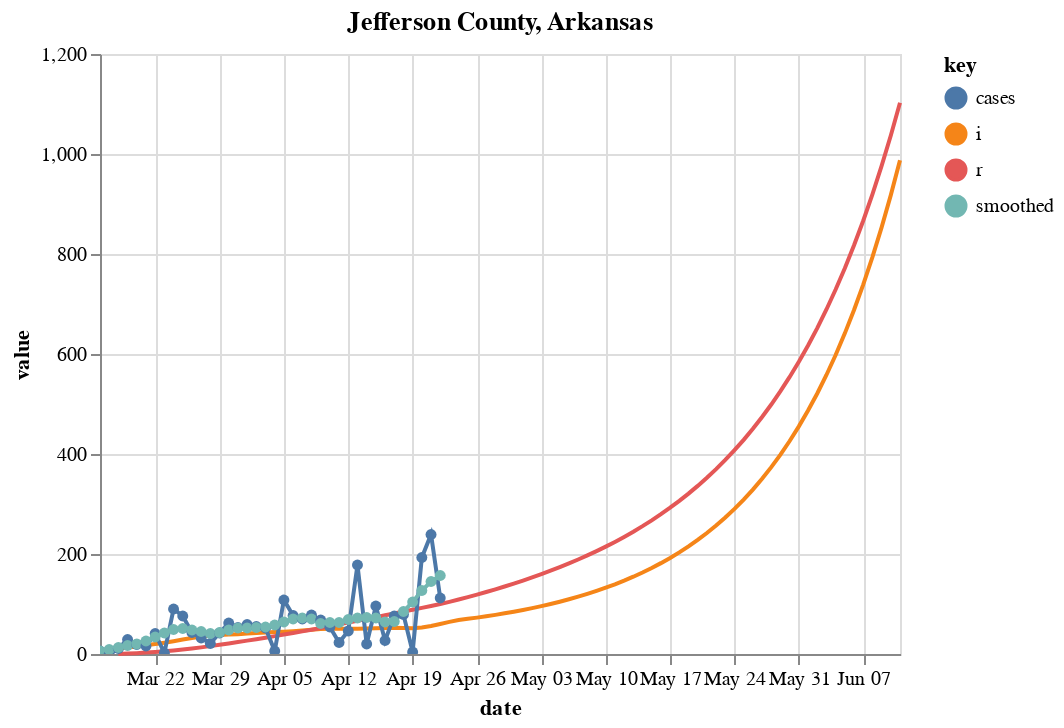

The cell this chart's notebook holds for it:
### Code cell
c = [county_state("Jefferson", "Arkansas")]
sir_df = county_sir(c, horizon=50, forecast_method=fm, fudge_factor=1)

# Plot forecast
fig, axes = plt.subplots(nrows=1, ncols=1, figsize=(1200/72,400/72))
fig.set_facecolor('w')
plot_rt_fc(sir_df, axes, c, forecast_method=fm)
plot_actuals_sir(sir_df, str(c[0].county + " County, " + c[0].state))

### Figure 1 — Vega-Lite specification as saved in the notebook (floating-point values rounded to 4 significant figures)
{"config": {"view": {"continuousWidth": 400, "continuousHeight": 300}}, "layer": [{"mark": "line", "encoding": {"color": {"type": "nominal", "field": "key"}, "x": {"type": "temporal", "field": "date"}, "y": {"type": "quantitative", "field": "value"}}, "title": "Jefferson County, Arkansas", "transform": [{"fold": ["i", "r"]}]}, {"mark": {"type": "line", "clip": true, "point": true}, "encoding": {"color": {"type": "nominal", "field": "key"}, "x": {"type": "temporal", "field": "date"}, "y": {"type": "quantitative", "field": "value"}}, "title": "Jefferson County, Arkansas", "transform": [{"fold": ["cases", "smoothed"]}]}], "data": {"name": "data-12cdee64b30368e8c561ac09d30e3636"}, "$schema": "https://vega.github.io/schema/vega-lite/v4.8.1.json", "datasets": {"data-12cdee64b30368e8c561ac09d30e3636": [{"date_str": "2020-03-16", "ML": 3.0, "Low_75": 1.3, "High_75": 5.44, "cases": 6.0, "smoothed": 6.0, "date": "2020-03-16T00:00:00", "fcst": 0.0, "prd_lin": 2.263, "prd_spln": 14.9, "prd_ets": null, "prd_loess": 3.906, "s": null, "i": null, "r": null, "b": null}, {"date_str": "2020-03-17", "ML": 3.32, "Low_75": 1.81, "High_75": 5.07, "cases": 0.0, "smoothed": 9.0, "date": "2020-03-17T00:00:00", "fcst": 0.0, "prd_lin": 2.229, "prd_spln": 8.385, "prd_ets": null, "prd_loess": 3.669, "s": null, "i": null, "r": null, "b": null}, {"date_str": "2020-03-18", "ML": 3.43, "Low_75": 2.04, "High_75": 4.72, "cases": 11.0, "smoothed": 13.0, "date": "2020-03-18T00:00:00", "fcst": 0.0, "prd_lin": 2.196, "prd_spln": 5.896, "prd_ets": null, "prd_loess": 3.442, "s": 17480.0, "i": 11.0, "r": 0.0, "b": 1.402e-05}, {"date_str": "2020-03-19", "ML": 3.24, "Low_75": 2.08, "High_75": 4.29, "cases": 29.0, "smoothed": 17.0, "date": "2020-03-19T00:00:00", "fcst": 0.0, "prd_lin": 2.163, "prd_spln": 4.541, "prd_ets": null, "prd_loess": 3.225, "s": 17470.0, "i": 12.91, "r": 0.7857, "b": 1.402e-05}, {"date_str": "2020-03-20", "ML": 2.9, "Low_75": 1.89, "High_75": 3.78, "cases": 19.0, "smoothed": 20.0, "date": "2020-03-20T00:00:00", "fcst": 0.0, "prd_lin": 2.13, "prd_spln": 3.677, "prd_ets": 2.843, "prd_loess": 3.019, "s": 17470.0, "i": 15.15, "r": 1.708, "b": 1.325e-05}, {"date_str": "2020-03-21", "ML": 2.88, "Low_75": 1.97, "High_75": 3.65, "cases": 16.0, "smoothed": 26.0, "date": "2020-03-21T00:00:00", "fcst": 0.0, "prd_lin": 2.096, "prd_spln": 3.075, "prd_ets": 2.791, "prd_loess": 2.823, "s": 17470.0, "i": 17.57, "r": 2.79, "b": 1.186e-05}, {"date_str": "2020-03-22", "ML": 2.88, "Low_75": 2.12, "High_75": 3.61, "cases": 41.0, "smoothed": 34.0, "date": "2020-03-22T00:00:00", "fcst": 0.0, "prd_lin": 2.063, "prd_spln": 2.638, "prd_ets": 2.816, "prd_loess": 2.638, "s": 17460.0, "i": 19.96, "r": 4.045, "b": 1.178e-05}, {"date_str": "2020-03-23", "ML": 2.76, "Low_75": 2.05, "High_75": 3.39, "cases": 2.0, "smoothed": 42.0, "date": "2020-03-23T00:00:00", "fcst": 0.0, "prd_lin": 2.03, "prd_spln": 2.312, "prd_ets": 2.846, "prd_loess": 2.463, "s": 17460.0, "i": 22.64, "r": 5.471, "b": 1.178e-05}, {"date_str": "2020-03-24", "ML": 2.56, "Low_75": 1.88, "High_75": 3.11, "cases": 90.0, "smoothed": 49.0, "date": "2020-03-24T00:00:00", "fcst": 0.0, "prd_lin": 1.997, "prd_spln": 2.064, "prd_ets": 2.71, "prd_loess": 2.299, "s": 17450.0, "i": 25.67, "r": 7.087, "b": 1.129e-05}, {"date_str": "2020-03-25", "ML": 2.2, "Low_75": 1.58, "High_75": 2.73, "cases": 76.0, "smoothed": 51.0, "date": "2020-03-25T00:00:00", "fcst": 0.0, "prd_lin": 1.963, "prd_spln": 1.871, "prd_ets": 2.48, "prd_loess": 2.145, "s": 17450.0, "i": 28.9, "r": 8.921, "b": 1.048e-05}, {"date_str": "2020-03-26", "ML": 1.79, "Low_75": 1.19, "High_75": 2.3, "cases": 43.0, "smoothed": 48.0, "date": "2020-03-26T00:00:00", "fcst": 0.0, "prd_lin": 1.93, "prd_spln": 1.72, "prd_ets": 2.062, "prd_loess": 2.001, "s": 17440.0, "i": 32.12, "r": 10.99, "b": 9.006e-06}, {"date_str": "2020-03-27", "ML": 1.51, "Low_75": 0.91, "High_75": 2.01, "cases": 32.0, "smoothed": 45.0, "date": "2020-03-27T00:00:00", "fcst": 0.0, "prd_lin": 1.897, "prd_spln": 1.6, "prd_ets": 1.607, "prd_loess": 1.868, "s": 17440.0, "i": 34.87, "r": 13.28, "b": 7.33e-06}, {"date_str": "2020-03-28", "ML": 1.27, "Low_75": 0.7, "High_75": 1.8, "cases": 21.0, "smoothed": 41.0, "date": "2020-03-28T00:00:00", "fcst": 0.0, "prd_lin": 1.863, "prd_spln": 1.505, "prd_ets": 1.338, "prd_loess": 1.745, "s": 17430.0, "i": 36.84, "r": 15.77, "b": 6.185e-06}, {"date_str": "2020-03-29", "ML": 1.28, "Low_75": 0.65, "High_75": 1.77, "cases": 42.0, "smoothed": 43.0, "date": "2020-03-29T00:00:00", "fcst": 0.0, "prd_lin": 1.83, "prd_spln": 1.429, "prd_ets": 1.114, "prd_loess": 1.632, "s": 17430.0, "i": 38.18, "r": 18.4, "b": 5.203e-06}, {"date_str": "2020-03-30", "ML": 1.39, "Low_75": 0.76, "High_75": 1.88, "cases": 62.0, "smoothed": 48.0, "date": "2020-03-30T00:00:00", "fcst": 0.0, "prd_lin": 1.797, "prd_spln": 1.369, "prd_ets": 1.199, "prd_loess": 1.528, "s": 17430.0, "i": 38.91, "r": 21.13, "b": 5.246e-06}, {"date_str": "2020-03-31", "ML": 1.43, "Low_75": 0.83, "High_75": 1.93, "cases": 53.0, "smoothed": 52.0, "date": "2020-03-31T00:00:00", "fcst": 0.0, "prd_lin": 1.764, "prd_spln": 1.322, "prd_ets": 1.376, "prd_loess": 1.435, "s": 17420.0, "i": 39.69, "r": 23.91, "b": 5.698e-06}, {"date_str": "2020-04-01", "ML": 1.32, "Low_75": 0.71, "High_75": 1.8, "cases": 59.0, "smoothed": 52.0, "date": "2020-04-01T00:00:00", "fcst": 0.0, "prd_lin": 1.73, "prd_spln": 1.286, "prd_ets": 1.433, "prd_loess": 1.352, "s": 17420.0, "i": 40.8, "r": 26.74, "b": 5.863e-06}, {"date_str": "2020-04-02", "ML": 1.28, "Low_75": 0.67, "High_75": 1.75, "cases": 55.0, "smoothed": 53.0, "date": "2020-04-02T00:00:00", "fcst": 0.0, "prd_lin": 1.697, "prd_spln": 1.259, "prd_ets": 1.293, "prd_loess": 1.279, "s": 17410.0, "i": 42.05, "r": 29.66, "b": 5.413e-06}, {"date_str": "2020-04-03", "ML": 1.24, "Low_75": 0.66, "High_75": 1.73, "cases": 52.0, "smoothed": 54.0, "date": "2020-04-03T00:00:00", "fcst": 0.0, "prd_lin": 1.664, "prd_spln": 1.239, "prd_ets": 1.255, "prd_loess": 1.217, "s": 17410.0, "i": 43.01, "r": 32.66, "b": 5.25e-06}, {"date_str": "2020-04-04", "ML": 1.3, "Low_75": 0.73, "High_75": 1.79, "cases": 6.0, "smoothed": 58.0, "date": "2020-04-04T00:00:00", "fcst": 0.0, "prd_lin": 1.63, "prd_spln": 1.226, "prd_ets": 1.216, "prd_loess": 1.166, "s": 17410.0, "i": 43.87, "r": 35.73, "b": 5.087e-06}, {"date_str": "2020-04-05", "ML": 1.4, "Low_75": 0.86, "High_75": 1.9, "cases": 108.0, "smoothed": 64.0, "date": "2020-04-05T00:00:00", "fcst": 0.0, "prd_lin": 1.597, "prd_spln": 1.22, "prd_ets": 1.303, "prd_loess": 1.126, "s": 17400.0, "i": 44.62, "r": 38.87, "b": 5.335e-06}, {"date_str": "2020-04-06", "ML": 1.46, "Low_75": 0.9, "High_75": 1.92, "cases": 77.0, "smoothed": 70.0, "date": "2020-04-06T00:00:00", "fcst": 0.0, "prd_lin": 1.564, "prd_spln": 1.218, "prd_ets": 1.428, "prd_loess": 1.095, "s": 17400.0, "i": 45.57, "r": 42.05, "b": 5.746e-06}, {"date_str": "2020-04-07", "ML": 1.39, "Low_75": 0.83, "High_75": 1.83, "cases": 70.0, "smoothed": 72.0, "date": "2020-04-07T00:00:00", "fcst": 0.0, "prd_lin": 1.531, "prd_spln": 1.221, "prd_ets": 1.491, "prd_loess": 1.069, "s": 17390.0, "i": 46.88, "r": 45.31, "b": 5.994e-06}, {"date_str": "2020-04-08", "ML": 1.23, "Low_75": 0.67, "High_75": 1.66, "cases": 78.0, "smoothed": 70.0, "date": "2020-04-08T00:00:00", "fcst": 0.0, "prd_lin": 1.497, "prd_spln": 1.228, "prd_ets": 1.388, "prd_loess": 1.055, "s": 17390.0, "i": 48.41, "r": 48.66, "b": 5.708e-06}, {"date_str": "2020-04-09", "ML": 0.93, "Low_75": 0.38, "High_75": 1.36, "cases": 68.0, "smoothed": 61.0, "date": "2020-04-09T00:00:00", "fcst": 0.0, "prd_lin": 1.464, "prd_spln": 1.237, "prd_ets": 1.186, "prd_loess": 1.052, "s": 17380.0, "i": 49.76, "r": 52.12, "b": 5.052e-06}, {"date_str": "2020-04-10", "ML": 1.0, "Low_75": 0.45, "High_75": 1.45, "cases": 54.0, "smoothed": 63.0, "date": "2020-04-10T00:00:00", "fcst": 0.0, "prd_lin": 1.431, "prd_spln": 1.249, "prd_ets": 0.8269, "prd_loess": 1.058, "s": 17380.0, "i": 50.58, "r": 55.67, "b": 3.821e-06}, {"date_str": "2020-04-11", "ML": 0.99, "Low_75": 0.42, "High_75": 1.43, "cases": 23.0, "smoothed": 63.0, "date": "2020-04-11T00:00:00", "fcst": 0.0, "prd_lin": 1.398, "prd_spln": 1.263, "prd_ets": 0.9635, "prd_loess": 1.075, "s": 17380.0, "i": 50.32, "r": 59.28, "b": 4.11e-06}, {"date_str": "2020-04-12", "ML": 1.15, "Low_75": 0.58, "High_75": 1.6, "cases": 46.0, "smoothed": 69.0, "date": "2020-04-12T00:00:00", "fcst": 0.0, "prd_lin": 1.364, "prd_spln": 1.278, "prd_ets": 0.9679, "prd_loess": 1.102, "s": 17370.0, "i": 50.32, "r": 62.88, "b": 4.07e-06}, {"date_str": "2020-04-13", "ML": 1.19, "Low_75": 0.65, "High_75": 1.65, "cases": 178.0, "smoothed": 72.0, "date": "2020-04-13T00:00:00", "fcst": 0.0, "prd_lin": 1.331, "prd_spln": 1.294, "prd_ets": 1.181, "prd_loess": 1.138, "s": 17370.0, "i": 50.29, "r": 66.47, "b": 4.728e-06}, {"date_str": "2020-04-14", "ML": 1.16, "Low_75": 0.62, "High_75": 1.61, "cases": 20.0, "smoothed": 73.0, "date": "2020-04-14T00:00:00", "fcst": 0.0, "prd_lin": 1.298, "prd_spln": 1.311, "prd_ets": 1.217, "prd_loess": 1.184, "s": 17370.0, "i": 50.83, "r": 70.06, "b": 4.894e-06}, {"date_str": "2020-04-15", "ML": 1.09, "Low_75": 0.56, "High_75": 1.54, "cases": 96.0, "smoothed": 72.0, "date": "2020-04-15T00:00:00", "fcst": 0.0, "prd_lin": 1.264, "prd_spln": 1.329, "prd_ets": 1.166, "prd_loess": 1.24, "s": 17360.0, "i": 51.51, "r": 73.69, "b": 4.771e-06}, {"date_str": "2020-04-16", "ML": 0.85, "Low_75": 0.29, "High_75": 1.26, "cases": 27.0, "smoothed": 64.0, "date": "2020-04-16T00:00:00", "fcst": 0.0, "prd_lin": 1.231, "prd_spln": 1.348, "prd_ets": 1.075, "prd_loess": 1.306, "s": 17360.0, "i": 52.1, "r": 77.37, "b": 4.485e-06}, {"date_str": "2020-04-17", "ML": 0.9, "Low_75": 0.34, "High_75": 1.33, "cases": 76.0, "smoothed": 65.0, "date": "2020-04-17T00:00:00", "fcst": 0.0, "prd_lin": 1.198, "prd_spln": 1.366, "prd_ets": 0.7781, "prd_loess": 1.381, "s": 17350.0, "i": 52.44, "r": 81.1, "b": 3.498e-06}, {"date_str": "2020-04-18", "ML": 1.46, "Low_75": 0.92, "High_75": 1.91, "cases": 79.0, "smoothed": 85.0, "date": "2020-04-18T00:00:00", "fcst": 0.0, "prd_lin": 1.165, "prd_spln": 1.385, "prd_ets": 0.8749, "prd_loess": 1.467, "s": 17350.0, "i": 51.87, "r": 84.84, "b": 3.705e-06}, {"date_str": "2020-04-19", "ML": 1.77, "Low_75": 1.25, "High_75": 2.19, "cases": 4.0, "smoothed": 104.0, "date": "2020-04-19T00:00:00", "fcst": 0.0, "prd_lin": 1.131, "prd_spln": 1.403, "prd_ets": 1.595, "prd_loess": 1.562, "s": 17350.0, "i": 51.5, "r": 88.55, "b": 6.011e-06}, {"date_str": "2020-04-20", "ML": 2.0, "Low_75": 1.52, "High_75": 2.4, "cases": 193.0, "smoothed": 127.0, "date": "2020-04-20T00:00:00", "fcst": 0.0, "prd_lin": 1.098, "prd_spln": 1.422, "prd_ets": 1.925, "prd_loess": 1.667, "s": 17340.0, "i": 53.19, "r": 92.22, "b": 7.289e-06}, {"date_str": "2020-04-21", "ML": 1.97, "Low_75": 1.51, "High_75": 2.34, "cases": 239.0, "smoothed": 145.0, "date": "2020-04-21T00:00:00", "fcst": 0.0, "prd_lin": 1.065, "prd_spln": 1.44, "prd_ets": 2.144, "prd_loess": 1.782, "s": 17330.0, "i": 56.12, "r": 96.02, "b": 8.238e-06}, {"date_str": "2020-04-22", "ML": 1.81, "Low_75": 1.39, "High_75": 2.18, "cases": 112.0, "smoothed": 157.0, "date": "2020-04-22T00:00:00", "fcst": 0.0, "prd_lin": 1.035, "prd_spln": 1.458, "prd_ets": 2.039, "prd_loess": 1.908, "s": 17330.0, "i": 60.12, "r": 100.0, "b": 8.118e-06}, {"date_str": "2020-04-23", "ML": null, "Low_75": null, "High_75": null, "cases": null, "smoothed": null, "date": "2020-04-23T00:00:00", "fcst": 1.0, "prd_lin": 1.001, "prd_spln": 1.476, "prd_ets": 1.804, "prd_loess": 2.043, "s": 17320.0, "i": 64.28, "r": 104.3, "b": 7.462e-06}, {"date_str": "2020-04-24", "ML": null, "Low_75": null, "High_75": null, "cases": null, "smoothed": null, "date": "2020-04-24T00:00:00", "fcst": 1.0, "prd_lin": 0.9674, "prd_spln": 1.494, "prd_ets": 1.8, "prd_loess": 2.189, "s": 17310.0, "i": 68.0, "r": 108.9, "b": 6.089e-06}, {"date_str": "2020-04-25", "ML": null, "Low_75": null, "High_75": null, "cases": null, "smoothed": null, "date": "2020-04-25T00:00:00", "fcst": 1.0, "prd_lin": 0.9337, "prd_spln": 1.511, "prd_ets": 1.796, "prd_loess": 2.344, "s": 17300.0, "i": 70.31, "r": 113.8, "b": 6.164e-06}, {"date_str": "2020-04-26", "ML": null, "Low_75": null, "High_75": null, "cases": null, "smoothed": null, "date": "2020-04-26T00:00:00", "fcst": 1.0, "prd_lin": 0.8999, "prd_spln": 1.528, "prd_ets": 1.793, "prd_loess": 2.51, "s": 17290.0, "i": 72.78, "r": 118.8, "b": 6.237e-06}, {"date_str": "2020-04-27", "ML": null, "Low_75": null, "High_75": null, "cases": null, "smoothed": null, "date": "2020-04-27T00:00:00", "fcst": 1.0, "prd_lin": 0.8662, "prd_spln": 1.544, "prd_ets": 1.791, "prd_loess": 2.686, "s": 17290.0, "i": 75.44, "r": 124.0, "b": 6.31e-06}, {"date_str": "2020-04-28", "ML": null, "Low_75": null, "High_75": null, "cases": null, "smoothed": null, "date": "2020-04-28T00:00:00", "fcst": 1.0, "prd_lin": 0.8324, "prd_spln": 1.561, "prd_ets": 1.789, "prd_loess": 2.872, "s": 17280.0, "i": 78.28, "r": 129.4, "b": 6.381e-06}, {"date_str": "2020-04-29", "ML": null, "Low_75": null, "High_75": null, "cases": null, "smoothed": null, "date": "2020-04-29T00:00:00", "fcst": 1.0, "prd_lin": 0.7986, "prd_spln": 1.577, "prd_ets": 1.787, "prd_loess": 3.069, "s": 17270.0, "i": 81.32, "r": 135.0, "b": 6.451e-06}, {"date_str": "2020-04-30", "ML": null, "Low_75": null, "High_75": null, "cases": null, "smoothed": null, "date": "2020-04-30T00:00:00", "fcst": 1.0, "prd_lin": 0.7648, "prd_spln": 1.592, "prd_ets": 1.786, "prd_loess": 3.275, "s": 17260.0, "i": 84.57, "r": 140.8, "b": 6.521e-06}, {"date_str": "2020-05-01", "ML": null, "Low_75": null, "High_75": null, "cases": null, "smoothed": null, "date": "2020-05-01T00:00:00", "fcst": 1.0, "prd_lin": 0.731, "prd_spln": 1.608, "prd_ets": 1.785, "prd_loess": 3.492, "s": 17250.0, "i": 88.04, "r": 146.8, "b": 6.589e-06}, {"date_str": "2020-05-02", "ML": null, "Low_75": null, "High_75": null, "cases": null, "smoothed": null, "date": "2020-05-02T00:00:00", "fcst": 1.0, "prd_lin": 0.6971, "prd_spln": 1.623, "prd_ets": 1.784, "prd_loess": 3.719, "s": 17240.0, "i": 91.76, "r": 153.1, "b": 6.657e-06}, {"date_str": "2020-05-03", "ML": null, "Low_75": null, "High_75": null, "cases": null, "smoothed": null, "date": "2020-05-03T00:00:00", "fcst": 1.0, "prd_lin": 0.6633, "prd_spln": 1.638, "prd_ets": 1.784, "prd_loess": 3.956, "s": 17230.0, "i": 95.74, "r": 159.7, "b": 6.724e-06}, {"date_str": "2020-05-04", "ML": null, "Low_75": null, "High_75": null, "cases": null, "smoothed": null, "date": "2020-05-04T00:00:00", "fcst": 1.0, "prd_lin": 0.6294, "prd_spln": 1.653, "prd_ets": 1.783, "prd_loess": 4.203, "s": 17220.0, "i": 100.0, "r": 166.5, "b": 6.791e-06}, {"date_str": "2020-05-05", "ML": null, "Low_75": null, "High_75": null, "cases": null, "smoothed": null, "date": "2020-05-05T00:00:00", "fcst": 1.0, "prd_lin": 0.5955, "prd_spln": 1.668, "prd_ets": 1.783, "prd_loess": 4.461, "s": 17210.0, "i": 104.5, "r": 173.6, "b": 6.857e-06}, {"date_str": "2020-05-06", "ML": null, "Low_75": null, "High_75": null, "cases": null, "smoothed": null, "date": "2020-05-06T00:00:00", "fcst": 1.0, "prd_lin": 0.5615, "prd_spln": 1.682, "prd_ets": 1.782, "prd_loess": 4.728, "s": 17200.0, "i": 109.4, "r": 181.1, "b": 6.922e-06}, {"date_str": "2020-05-07", "ML": null, "Low_75": null, "High_75": null, "cases": null, "smoothed": null, "date": "2020-05-07T00:00:00", "fcst": 1.0, "prd_lin": 0.5275, "prd_spln": 1.696, "prd_ets": 1.782, "prd_loess": 5.006, "s": 17180.0, "i": 114.6, "r": 188.9, "b": 6.987e-06}, {"date_str": "2020-05-08", "ML": null, "Low_75": null, "High_75": null, "cases": null, "smoothed": null, "date": "2020-05-08T00:00:00", "fcst": 1.0, "prd_lin": 0.4935, "prd_spln": 1.71, "prd_ets": 1.782, "prd_loess": 5.294, "s": 17170.0, "i": 120.2, "r": 197.1, "b": 7.051e-06}, {"date_str": "2020-05-09", "ML": null, "Low_75": null, "High_75": null, "cases": null, "smoothed": null, "date": "2020-05-09T00:00:00", "fcst": 1.0, "prd_lin": 0.4595, "prd_spln": 1.724, "prd_ets": 1.782, "prd_loess": 5.593, "s": 17150.0, "i": 126.2, "r": 205.7, "b": 7.115e-06}, {"date_str": "2020-05-10", "ML": null, "Low_75": null, "High_75": null, "cases": null, "smoothed": null, "date": "2020-05-10T00:00:00", "fcst": 1.0, "prd_lin": 0.4254, "prd_spln": 1.738, "prd_ets": 1.782, "prd_loess": 5.901, "s": 17140.0, "i": 132.6, "r": 214.7, "b": 7.179e-06}, {"date_str": "2020-05-11", "ML": null, "Low_75": null, "High_75": null, "cases": null, "smoothed": null, "date": "2020-05-11T00:00:00", "fcst": 1.0, "prd_lin": 0.3916, "prd_spln": 1.751, "prd_ets": 1.781, "prd_loess": 6.22, "s": 17120.0, "i": 139.4, "r": 224.2, "b": 7.242e-06}, {"date_str": "2020-05-12", "ML": null, "Low_75": null, "High_75": null, "cases": null, "smoothed": null, "date": "2020-05-12T00:00:00", "fcst": 1.0, "prd_lin": 0.3581, "prd_spln": 1.765, "prd_ets": 1.781, "prd_loess": 6.549, "s": 17110.0, "i": 146.7, "r": 234.1, "b": 7.306e-06}, {"date_str": "2020-05-13", "ML": null, "Low_75": null, "High_75": null, "cases": null, "smoothed": null, "date": "2020-05-13T00:00:00", "fcst": 1.0, "prd_lin": 0.325, "prd_spln": 1.778, "prd_ets": 1.781, "prd_loess": 6.888, "s": 17090.0, "i": 154.6, "r": 244.6, "b": 7.369e-06}, {"date_str": "2020-05-14", "ML": null, "Low_75": null, "High_75": null, "cases": null, "smoothed": null, "date": "2020-05-14T00:00:00", "fcst": 1.0, "prd_lin": 0.2926, "prd_spln": 1.791, "prd_ets": 1.781, "prd_loess": 7.237, "s": 17070.0, "i": 163.0, "r": 255.7, "b": 7.431e-06}, {"date_str": "2020-05-15", "ML": null, "Low_75": null, "High_75": null, "cases": null, "smoothed": null, "date": "2020-05-15T00:00:00", "fcst": 1.0, "prd_lin": 0.261, "prd_spln": 1.804, "prd_ets": 1.781, "prd_loess": 7.596, "s": 17050.0, "i": 172.0, "r": 267.3, "b": 7.494e-06}, {"date_str": "2020-05-16", "ML": null, "Low_75": null, "High_75": null, "cases": null, "smoothed": null, "date": "2020-05-16T00:00:00", "fcst": 1.0, "prd_lin": 0.2303, "prd_spln": 1.816, "prd_ets": 1.781, "prd_loess": 7.966, "s": 17020.0, "i": 181.7, "r": 279.6, "b": 7.557e-06}, {"date_str": "2020-05-17", "ML": null, "Low_75": null, "High_75": null, "cases": null, "smoothed": null, "date": "2020-05-17T00:00:00", "fcst": 1.0, "prd_lin": 0.2008, "prd_spln": 1.829, "prd_ets": 1.781, "prd_loess": 8.346, "s": 17000.0, "i": 192.1, "r": 292.6, "b": 7.62e-06}, {"date_str": "2020-05-18", "ML": null, "Low_75": null, "High_75": null, "cases": null, "smoothed": null, "date": "2020-05-18T00:00:00", "fcst": 1.0, "prd_lin": 0.1725, "prd_spln": 1.841, "prd_ets": 1.781, "prd_loess": 8.736, "s": 16980.0, "i": 203.3, "r": 306.3, "b": 7.683e-06}, {"date_str": "2020-05-19", "ML": null, "Low_75": null, "High_75": null, "cases": null, "smoothed": null, "date": "2020-05-19T00:00:00", "fcst": 1.0, "prd_lin": 0.1457, "prd_spln": 1.853, "prd_ets": 1.781, "prd_loess": 9.136, "s": 16950.0, "i": 215.3, "r": 320.8, "b": 7.747e-06}, {"date_str": "2020-05-20", "ML": null, "Low_75": null, "High_75": null, "cases": null, "smoothed": null, "date": "2020-05-20T00:00:00", "fcst": 1.0, "prd_lin": 0.1204, "prd_spln": 1.865, "prd_ets": 1.781, "prd_loess": 9.547, "s": 16920.0, "i": 228.2, "r": 336.2, "b": 7.81e-06}, {"date_str": "2020-05-21", "ML": null, "Low_75": null, "High_75": null, "cases": null, "smoothed": null, "date": "2020-05-21T00:00:00", "fcst": 1.0, "prd_lin": 0.09692, "prd_spln": 1.877, "prd_ets": 1.781, "prd_loess": 9.967, "s": 16890.0, "i": 242.0, "r": 352.5, "b": 7.874e-06}, {"date_str": "2020-05-22", "ML": null, "Low_75": null, "High_75": null, "cases": null, "smoothed": null, "date": "2020-05-22T00:00:00", "fcst": 1.0, "prd_lin": 0.0753, "prd_spln": 1.889, "prd_ets": 1.781, "prd_loess": 10.4, "s": 16860.0, "i": 256.9, "r": 369.8, "b": 7.939e-06}, {"date_str": "2020-05-23", "ML": null, "Low_75": null, "High_75": null, "cases": null, "smoothed": null, "date": "2020-05-23T00:00:00", "fcst": 1.0, "prd_lin": 0.05573, "prd_spln": 1.901, "prd_ets": 1.781, "prd_loess": 10.84, "s": 16820.0, "i": 273.0, "r": 388.1, "b": 8.005e-06}, {"date_str": "2020-05-24", "ML": null, "Low_75": null, "High_75": null, "cases": null, "smoothed": null, "date": "2020-05-24T00:00:00", "fcst": 1.0, "prd_lin": 0.03838, "prd_spln": 1.913, "prd_ets": 1.781, "prd_loess": 11.29, "s": 16790.0, "i": 290.2, "r": 407.6, "b": 8.071e-06}, {"date_str": "2020-05-25", "ML": null, "Low_75": null, "High_75": null, "cases": null, "smoothed": null, "date": "2020-05-25T00:00:00", "fcst": 1.0, "prd_lin": 0.0234, "prd_spln": 1.924, "prd_ets": 1.781, "prd_loess": 11.75, "s": 16750.0, "i": 308.8, "r": 428.4, "b": 8.138e-06}, {"date_str": "2020-05-26", "ML": null, "Low_75": null, "High_75": null, "cases": null, "smoothed": null, "date": "2020-05-26T00:00:00", "fcst": 1.0, "prd_lin": 0.01092, "prd_spln": 1.936, "prd_ets": 1.781, "prd_loess": 12.22, "s": 16710.0, "i": 328.9, "r": 450.4, "b": 8.206e-06}, {"date_str": "2020-05-27", "ML": null, "Low_75": null, "High_75": null, "cases": null, "smoothed": null, "date": "2020-05-27T00:00:00", "fcst": 1.0, "prd_lin": 0.0009221, "prd_spln": 1.947, "prd_ets": 1.781, "prd_loess": 12.7, "s": 16660.0, "i": 350.4, "r": 473.9, "b": 8.275e-06}, {"date_str": "2020-05-28", "ML": null, "Low_75": null, "High_75": null, "cases": null, "smoothed": null, "date": "2020-05-28T00:00:00", "fcst": 1.0, "prd_lin": -0.006758, "prd_spln": 1.958, "prd_ets": 1.781, "prd_loess": 13.2, "s": 16610.0, "i": 373.7, "r": 498.9, "b": 8.346e-06}, {"date_str": "2020-05-29", "ML": null, "Low_75": null, "High_75": null, "cases": null, "smoothed": null, "date": "2020-05-29T00:00:00", "fcst": 1.0, "prd_lin": -0.01227, "prd_spln": 1.969, "prd_ets": 1.781, "prd_loess": 13.7, "s": 16560.0, "i": 398.9, "r": 525.6, "b": 8.418e-06}, {"date_str": "2020-05-30", "ML": null, "Low_75": null, "High_75": null, "cases": null, "smoothed": null, "date": "2020-05-30T00:00:00", "fcst": 1.0, "prd_lin": -0.01578, "prd_spln": 1.98, "prd_ets": 1.781, "prd_loess": 14.21, "s": 16510.0, "i": 426.0, "r": 554.1, "b": 8.492e-06}, {"date_str": "2020-05-31", "ML": null, "Low_75": null, "High_75": null, "cases": null, "smoothed": null, "date": "2020-05-31T00:00:00", "fcst": 1.0, "prd_lin": -0.01742, "prd_spln": 1.991, "prd_ets": 1.781, "prd_loess": 14.73, "s": 16450.0, "i": 455.3, "r": 584.5, "b": 8.568e-06}, {"date_str": "2020-06-01", "ML": null, "Low_75": null, "High_75": null, "cases": null, "smoothed": null, "date": "2020-06-01T00:00:00", "fcst": 1.0, "prd_lin": -0.01737, "prd_spln": 2.001, "prd_ets": 1.781, "prd_loess": 15.27, "s": 16380.0, "i": 486.9, "r": 617.1, "b": 8.646e-06}, {"date_str": "2020-06-02", "ML": null, "Low_75": null, "High_75": null, "cases": null, "smoothed": null, "date": "2020-06-02T00:00:00", "fcst": 1.0, "prd_lin": -0.01577, "prd_spln": 2.012, "prd_ets": 1.781, "prd_loess": 15.81, "s": 16310.0, "i": 521.1, "r": 651.8, "b": 8.727e-06}, {"date_str": "2020-06-03", "ML": null, "Low_75": null, "High_75": null, "cases": null, "smoothed": null, "date": "2020-06-03T00:00:00", "fcst": 1.0, "prd_lin": -0.01278, "prd_spln": 2.023, "prd_ets": 1.781, "prd_loess": 16.36, "s": 16240.0, "i": 558.0, "r": 689.1, "b": 8.81e-06}, {"date_str": "2020-06-04", "ML": null, "Low_75": null, "High_75": null, "cases": null, "smoothed": null, "date": "2020-06-04T00:00:00", "fcst": 1.0, "prd_lin": -0.008545, "prd_spln": 2.033, "prd_ets": 1.781, "prd_loess": 16.93, "s": 16160.0, "i": 598.0, "r": 728.9, "b": 8.897e-06}, {"date_str": "2020-06-05", "ML": null, "Low_75": null, "High_75": null, "cases": null, "smoothed": null, "date": "2020-06-05T00:00:00", "fcst": 1.0, "prd_lin": -0.003231, "prd_spln": 2.043, "prd_ets": 1.781, "prd_loess": 17.5, "s": 16070.0, "i": 641.3, "r": 771.6, "b": 8.987e-06}, {"date_str": "2020-06-06", "ML": null, "Low_75": null, "High_75": null, "cases": null, "smoothed": null, "date": "2020-06-06T00:00:00", "fcst": 1.0, "prd_lin": 0.003011, "prd_spln": 2.054, "prd_ets": 1.781, "prd_loess": 18.08, "s": 15980.0, "i": 688.1, "r": 817.4, "b": 9.081e-06}, {"date_str": "2020-06-07", "ML": null, "Low_75": null, "High_75": null, "cases": null, "smoothed": null, "date": "2020-06-07T00:00:00", "fcst": 1.0, "prd_lin": 0.01003, "prd_spln": 2.064, "prd_ets": 1.781, "prd_loess": 18.68, "s": 15880.0, "i": 738.8, "r": 866.6, "b": 9.179e-06}, {"date_str": "2020-06-08", "ML": null, "Low_75": null, "High_75": null, "cases": null, "smoothed": null, "date": "2020-06-08T00:00:00", "fcst": 1.0, "prd_lin": 0.01766, "prd_spln": 2.074, "prd_ets": 1.781, "prd_loess": 19.28, "s": 15770.0, "i": 793.7, "r": 919.4, "b": 9.283e-06}, {"date_str": "2020-06-09", "ML": null, "Low_75": null, "High_75": null, "cases": null, "smoothed": null, "date": "2020-06-09T00:00:00", "fcst": 1.0, "prd_lin": 0.02576, "prd_spln": 2.084, "prd_ets": 1.781, "prd_loess": 19.89, "s": 15660.0, "i": 853.2, "r": 976.1, "b": 9.392e-06}, {"date_str": "2020-06-10", "ML": null, "Low_75": null, "High_75": null, "cases": null, "smoothed": null, "date": "2020-06-10T00:00:00", "fcst": 1.0, "prd_lin": 0.03417, "prd_spln": 2.094, "prd_ets": 1.781, "prd_loess": 20.52, "s": 15530.0, "i": 917.8, "r": 1037.0, "b": 9.507e-06}, {"date_str": "2020-06-11", "ML": null, "Low_75": null, "High_75": null, "cases": null, "smoothed": null, "date": "2020-06-11T00:00:00", "fcst": 1.0, "prd_lin": 0.04273, "prd_spln": 2.104, "prd_ets": 1.781, "prd_loess": 21.15, "s": 15400.0, "i": 987.7, "r": 1103.0, "b": 9.629e-06}]}}
